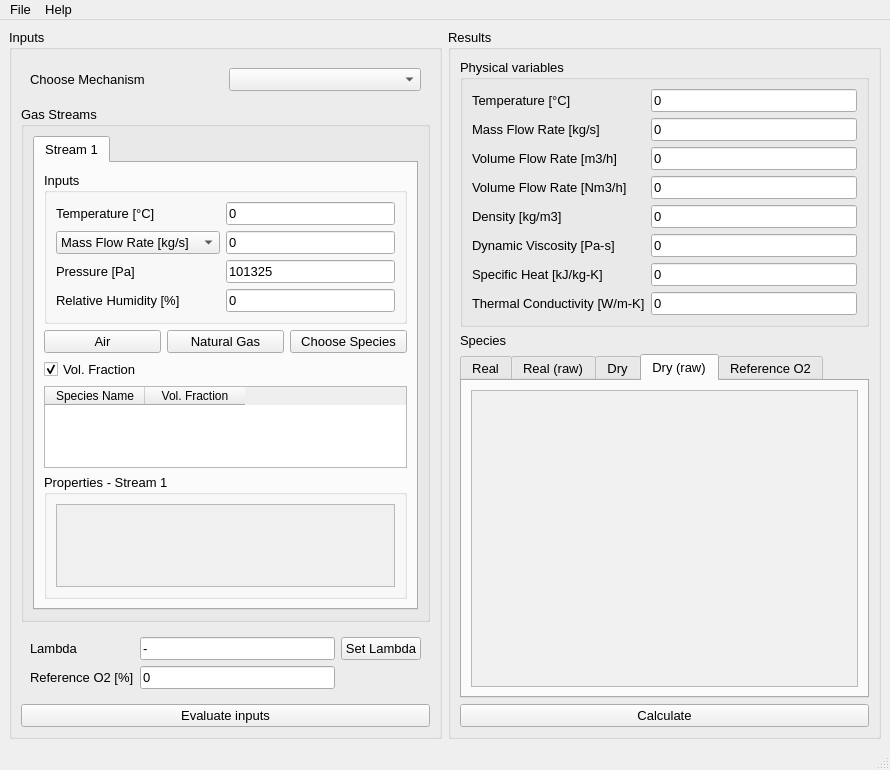
<?xml version="1.0" encoding="UTF-8"?>
<ui version="4.0">
 <class>GasComb</class>
 <widget class="QMainWindow" name="GasComb">
  <property name="geometry">
   <rect>
    <x>0</x>
    <y>0</y>
    <width>890</width>
    <height>770</height>
   </rect>
  </property>
  <property name="font">
   <font>
    <pointsize>10</pointsize>
   </font>
  </property>
  <property name="windowTitle">
   <string>GasComb</string>
  </property>
  <property name="windowIcon">
   <iconset>
    <normaloff>upi_logo.png</normaloff>upi_logo.png</iconset>
  </property>
  <widget class="QWidget" name="centralwidget">
   <layout class="QHBoxLayout" name="horizontalLayout_2">
    <item>
     <widget class="QGroupBox" name="groupBox_2">
      <property name="sizePolicy">
       <sizepolicy hsizetype="Preferred" vsizetype="Preferred">
        <horstretch>0</horstretch>
        <verstretch>0</verstretch>
       </sizepolicy>
      </property>
      <property name="sizeIncrement">
       <size>
        <width>0</width>
        <height>0</height>
       </size>
      </property>
      <property name="title">
       <string>Inputs</string>
      </property>
      <layout class="QVBoxLayout" name="verticalLayout">
       <item>
        <widget class="QFrame" name="frame">
         <property name="sizePolicy">
          <sizepolicy hsizetype="Preferred" vsizetype="Fixed">
           <horstretch>0</horstretch>
           <verstretch>0</verstretch>
          </sizepolicy>
         </property>
         <property name="minimumSize">
          <size>
           <width>0</width>
           <height>0</height>
          </size>
         </property>
         <layout class="QHBoxLayout" name="horizontalLayout">
          <item>
           <widget class="QLabel" name="label">
            <property name="text">
             <string>Choose Mechanism</string>
            </property>
           </widget>
          </item>
          <item>
           <widget class="QComboBox" name="comboBoxMechFile"/>
          </item>
         </layout>
        </widget>
       </item>
       <item>
        <widget class="QGroupBox" name="groupBox_4">
         <property name="title">
          <string>Gas Streams</string>
         </property>
         <layout class="QVBoxLayout" name="verticalLayout_4">
          <item>
           <widget class="QTabWidget" name="tabWidget_2">
            <property name="currentIndex">
             <number>0</number>
            </property>
            <widget class="QWidget" name="tab">
             <attribute name="title">
              <string>Stream 1</string>
             </attribute>
             <layout class="QVBoxLayout" name="verticalLayout_7">
              <item>
               <widget class="QGroupBox" name="groupBox_6">
                <property name="title">
                 <string>Inputs</string>
                </property>
                <layout class="QGridLayout" name="gridLayout">
                 <item row="0" column="2">
                  <widget class="QLineEdit" name="lineEdit_T_in">
                   <property name="text">
                    <string>0</string>
                   </property>
                   <property name="readOnly">
                    <bool>false</bool>
                   </property>
                  </widget>
                 </item>
                 <item row="0" column="0">
                  <widget class="QLabel" name="label_10">
                   <property name="text">
                    <string>Temperature [°C]</string>
                   </property>
                   <property name="buddy">
                    <cstring>lineEdit_T_in</cstring>
                   </property>
                  </widget>
                 </item>
                 <item row="1" column="0">
                  <widget class="QComboBox" name="comboBoxFlow1">
                   <property name="minimumContentsLength">
                    <number>10</number>
                   </property>
                   <item>
                    <property name="text">
                     <string>Mass Flow Rate [kg/s]</string>
                    </property>
                   </item>
                   <item>
                    <property name="text">
                     <string>Vol. Flow Rate [Nm3/h]</string>
                    </property>
                   </item>
                  </widget>
                 </item>
                 <item row="1" column="2">
                  <widget class="QLineEdit" name="lineEdit_Flow_in">
                   <property name="text">
                    <string>0</string>
                   </property>
                   <property name="readOnly">
                    <bool>false</bool>
                   </property>
                  </widget>
                 </item>
                 <item row="2" column="0">
                  <widget class="QLabel" name="label_13">
                   <property name="text">
                    <string>Pressure [Pa]</string>
                   </property>
                   <property name="buddy">
                    <cstring>lineEdit_P_in</cstring>
                   </property>
                  </widget>
                 </item>
                 <item row="2" column="2">
                  <widget class="QLineEdit" name="lineEdit_P_in">
                   <property name="toolTip">
                    <string>&lt;html&gt;&lt;head/&gt;&lt;body&gt;&lt;p&gt;Absolute pressure.&lt;/p&gt;&lt;/body&gt;&lt;/html&gt;</string>
                   </property>
                   <property name="text">
                    <string>101325</string>
                   </property>
                   <property name="readOnly">
                    <bool>false</bool>
                   </property>
                  </widget>
                 </item>
                 <item row="3" column="0">
                  <widget class="QLabel" name="label_14">
                   <property name="text">
                    <string>Relative Humidity [%]</string>
                   </property>
                   <property name="buddy">
                    <cstring>lineEdit_RH_in</cstring>
                   </property>
                  </widget>
                 </item>
                 <item row="3" column="2">
                  <widget class="QLineEdit" name="lineEdit_RH_in">
                   <property name="toolTip">
                    <string>&lt;html&gt;&lt;head/&gt;&lt;body&gt;&lt;p&gt;If more than 0 -&amp;gt; uit will overwrite dry species concentrations and add water vapour concentration.&lt;/p&gt;&lt;/body&gt;&lt;/html&gt;</string>
                   </property>
                   <property name="text">
                    <string>0</string>
                   </property>
                   <property name="readOnly">
                    <bool>false</bool>
                   </property>
                  </widget>
                 </item>
                </layout>
               </widget>
              </item>
              <item>
               <layout class="QHBoxLayout" name="horizontalLayout_3">
                <item>
                 <widget class="QPushButton" name="pushButtonSetAir">
                  <property name="text">
                   <string>Air</string>
                  </property>
                 </widget>
                </item>
                <item>
                 <widget class="QPushButton" name="pushButtonSetNG">
                  <property name="text">
                   <string>Natural Gas</string>
                  </property>
                 </widget>
                </item>
                <item>
                 <widget class="QPushButton" name="pushButtonSpecies">
                  <property name="text">
                   <string>Choose Species</string>
                  </property>
                 </widget>
                </item>
               </layout>
              </item>
              <item>
               <widget class="QCheckBox" name="checkBox_VolFr_in">
                <property name="text">
                 <string>Vol. Fraction</string>
                </property>
                <property name="checked">
                 <bool>true</bool>
                </property>
               </widget>
              </item>
              <item>
               <widget class="QTableWidget" name="tableWidget_In1">
                <column>
                 <property name="text">
                  <string>Species Name</string>
                 </property>
                </column>
                <column>
                 <property name="text">
                  <string>Vol. Fraction</string>
                 </property>
                </column>
               </widget>
              </item>
              <item>
               <widget class="QGroupBox" name="groupBox">
                <property name="title">
                 <string>Properties - Stream 1</string>
                </property>
                <layout class="QVBoxLayout" name="verticalLayout_10">
                 <item>
                  <widget class="QPlainTextEdit" name="plainTextEdit_Stream1_out">
                   <property name="font">
                    <font>
                     <pointsize>9</pointsize>
                    </font>
                   </property>
                   <property name="styleSheet">
                    <string notr="true">background-color: rgb(240, 240, 240);</string>
                   </property>
                   <property name="lineWrapMode">
                    <enum>QPlainTextEdit::NoWrap</enum>
                   </property>
                   <property name="readOnly">
                    <bool>true</bool>
                   </property>
                  </widget>
                 </item>
                </layout>
               </widget>
              </item>
             </layout>
            </widget>
           </widget>
          </item>
         </layout>
        </widget>
       </item>
       <item>
        <widget class="QFrame" name="frame_7">
         <layout class="QGridLayout" name="gridLayout_2">
          <item row="0" column="3">
           <widget class="QPushButton" name="pushButton_Lambda">
            <property name="toolTip">
             <string>&lt;html&gt;&lt;head/&gt;&lt;body&gt;&lt;p&gt;Use only if you want to set air flow rate based on required Air-Fuel equivalence ratio. It adjusts only Stream 1 mass flow which has to be oxidizer.&lt;/p&gt;&lt;p&gt;&lt;span style=&quot; font-style:italic;&quot;&gt;λ&lt;/span&gt; = 1.0 is at stoichiometry, rich mixtures &lt;span style=&quot; font-style:italic;&quot;&gt;λ&lt;/span&gt; &amp;lt; 1.0, and lean mixtures &lt;span style=&quot; font-style:italic;&quot;&gt;λ&lt;/span&gt; &amp;gt; 1.0. &lt;/p&gt;&lt;/body&gt;&lt;/html&gt;</string>
            </property>
            <property name="text">
             <string>Set Lambda</string>
            </property>
           </widget>
          </item>
          <item row="0" column="2">
           <widget class="QLineEdit" name="lineEdit_2">
            <property name="toolTip">
             <string>&lt;html&gt;&lt;head/&gt;&lt;body&gt;&lt;p&gt;Air-Fuel equivalence ratio. &lt;span style=&quot; font-style:italic;&quot;&gt;λ&lt;/span&gt; = 1.0 is at stoichiometry, rich mixtures &lt;span style=&quot; font-style:italic;&quot;&gt;λ&lt;/span&gt; &amp;lt; 1.0, and lean mixtures &lt;span style=&quot; font-style:italic;&quot;&gt;λ&lt;/span&gt; &amp;gt; 1.0. &lt;/p&gt;&lt;/body&gt;&lt;/html&gt;</string>
            </property>
            <property name="text">
             <string>-</string>
            </property>
           </widget>
          </item>
          <item row="0" column="0">
           <widget class="QLabel" name="label_11">
            <property name="text">
             <string>Lambda</string>
            </property>
           </widget>
          </item>
          <item row="1" column="0">
           <widget class="QLabel" name="label_12">
            <property name="text">
             <string>Reference O2 [%]</string>
            </property>
           </widget>
          </item>
          <item row="1" column="2">
           <widget class="QLineEdit" name="lineEdit_3">
            <property name="toolTip">
             <string>&lt;html&gt;&lt;head/&gt;&lt;body&gt;&lt;p&gt;Insert required reference O2 which will be used to compute species concentration in results. Allowed values are &amp;lt;0;1&amp;gt; or &amp;lt;0;100&amp;gt;.&lt;/p&gt;&lt;/body&gt;&lt;/html&gt;</string>
            </property>
            <property name="text">
             <string>0</string>
            </property>
           </widget>
          </item>
         </layout>
        </widget>
       </item>
       <item>
        <widget class="QPushButton" name="pushButtonEval_in">
         <property name="text">
          <string>Evaluate inputs</string>
         </property>
        </widget>
       </item>
      </layout>
     </widget>
    </item>
    <item>
     <widget class="QGroupBox" name="groupBox_3">
      <property name="sizePolicy">
       <sizepolicy hsizetype="Expanding" vsizetype="Preferred">
        <horstretch>0</horstretch>
        <verstretch>0</verstretch>
       </sizepolicy>
      </property>
      <property name="title">
       <string>Results</string>
      </property>
      <layout class="QVBoxLayout" name="verticalLayout_2">
       <item>
        <widget class="QGroupBox" name="groupBox_5">
         <property name="title">
          <string>Physical variables</string>
         </property>
         <layout class="QFormLayout" name="formLayout">
          <item row="0" column="0">
           <widget class="QLabel" name="label_2">
            <property name="text">
             <string>Temperature [°C]</string>
            </property>
           </widget>
          </item>
          <item row="0" column="1">
           <widget class="QLineEdit" name="lineEdit_tepl">
            <property name="text">
             <string>0</string>
            </property>
            <property name="readOnly">
             <bool>true</bool>
            </property>
           </widget>
          </item>
          <item row="1" column="0">
           <widget class="QLabel" name="label_4">
            <property name="text">
             <string>Mass Flow Rate [kg/s]</string>
            </property>
           </widget>
          </item>
          <item row="1" column="1">
           <widget class="QLineEdit" name="lineEdit_mf">
            <property name="text">
             <string>0</string>
            </property>
            <property name="readOnly">
             <bool>true</bool>
            </property>
           </widget>
          </item>
          <item row="2" column="0">
           <widget class="QLabel" name="label_7">
            <property name="text">
             <string>Volume Flow Rate [m3/h]</string>
            </property>
           </widget>
          </item>
          <item row="2" column="1">
           <widget class="QLineEdit" name="lineEdit_Vf">
            <property name="text">
             <string>0</string>
            </property>
            <property name="readOnly">
             <bool>true</bool>
            </property>
            <property name="clearButtonEnabled">
             <bool>false</bool>
            </property>
           </widget>
          </item>
          <item row="3" column="0">
           <widget class="QLabel" name="label_8">
            <property name="text">
             <string>Volume Flow Rate [Nm3/h]</string>
            </property>
           </widget>
          </item>
          <item row="3" column="1">
           <widget class="QLineEdit" name="lineEdit_VfN">
            <property name="toolTip">
             <string>&lt;html&gt;&lt;head/&gt;&lt;body&gt;&lt;p&gt;Volume flow rate at normal conditions: 0 °C, 101 325 Pa.&lt;/p&gt;&lt;/body&gt;&lt;/html&gt;</string>
            </property>
            <property name="text">
             <string>0</string>
            </property>
            <property name="readOnly">
             <bool>true</bool>
            </property>
           </widget>
          </item>
          <item row="4" column="0">
           <widget class="QLabel" name="label_3">
            <property name="text">
             <string>Density [kg/m3]</string>
            </property>
           </widget>
          </item>
          <item row="4" column="1">
           <widget class="QLineEdit" name="lineEdit_density">
            <property name="text">
             <string>0</string>
            </property>
            <property name="readOnly">
             <bool>true</bool>
            </property>
           </widget>
          </item>
          <item row="5" column="0">
           <widget class="QLabel" name="label_5">
            <property name="text">
             <string>Dynamic Viscosity [Pa-s]</string>
            </property>
           </widget>
          </item>
          <item row="5" column="1">
           <widget class="QLineEdit" name="lineEdit_visc">
            <property name="text">
             <string>0</string>
            </property>
            <property name="readOnly">
             <bool>true</bool>
            </property>
           </widget>
          </item>
          <item row="6" column="0">
           <widget class="QLabel" name="label_9">
            <property name="text">
             <string>Specific Heat [kJ/kg-K]</string>
            </property>
           </widget>
          </item>
          <item row="6" column="1">
           <widget class="QLineEdit" name="lineEdit_cp">
            <property name="text">
             <string>0</string>
            </property>
            <property name="readOnly">
             <bool>true</bool>
            </property>
           </widget>
          </item>
          <item row="7" column="0">
           <widget class="QLabel" name="label_15">
            <property name="text">
             <string>Thermal Conductivity [W/m-K]</string>
            </property>
           </widget>
          </item>
          <item row="7" column="1">
           <widget class="QLineEdit" name="lineEdit_conduct">
            <property name="text">
             <string>0</string>
            </property>
            <property name="readOnly">
             <bool>true</bool>
            </property>
           </widget>
          </item>
         </layout>
        </widget>
       </item>
       <item>
        <widget class="QLabel" name="label_6">
         <property name="sizePolicy">
          <sizepolicy hsizetype="Preferred" vsizetype="Fixed">
           <horstretch>0</horstretch>
           <verstretch>0</verstretch>
          </sizepolicy>
         </property>
         <property name="text">
          <string>Species</string>
         </property>
        </widget>
       </item>
       <item>
        <widget class="QTabWidget" name="tabWidget">
         <property name="currentIndex">
          <number>3</number>
         </property>
         <widget class="QWidget" name="tab_real">
          <attribute name="title">
           <string>Real</string>
          </attribute>
          <layout class="QVBoxLayout" name="verticalLayout_3">
           <item>
            <widget class="QTableWidget" name="tableWidget_Real">
             <property name="font">
              <font>
               <pointsize>9</pointsize>
              </font>
             </property>
             <property name="sortingEnabled">
              <bool>true</bool>
             </property>
             <property name="rowCount">
              <number>1</number>
             </property>
             <property name="columnCount">
              <number>3</number>
             </property>
             <attribute name="horizontalHeaderVisible">
              <bool>true</bool>
             </attribute>
             <attribute name="horizontalHeaderCascadingSectionResizes">
              <bool>false</bool>
             </attribute>
             <attribute name="horizontalHeaderDefaultSectionSize">
              <number>100</number>
             </attribute>
             <attribute name="verticalHeaderVisible">
              <bool>false</bool>
             </attribute>
             <attribute name="verticalHeaderDefaultSectionSize">
              <number>40</number>
             </attribute>
             <attribute name="verticalHeaderShowSortIndicator" stdset="0">
              <bool>true</bool>
             </attribute>
             <row>
              <property name="text">
               <string>Nový řádek</string>
              </property>
             </row>
             <column>
              <property name="text">
               <string>Species Name</string>
              </property>
              <property name="font">
               <font>
                <weight>75</weight>
                <bold>true</bold>
               </font>
              </property>
             </column>
             <column>
              <property name="text">
               <string>Vol. Fraction</string>
              </property>
              <property name="font">
               <font>
                <weight>75</weight>
                <bold>true</bold>
               </font>
              </property>
             </column>
             <column>
              <property name="text">
               <string>Mass Fraction</string>
              </property>
              <property name="font">
               <font>
                <weight>75</weight>
                <bold>true</bold>
               </font>
              </property>
             </column>
            </widget>
           </item>
          </layout>
         </widget>
         <widget class="QWidget" name="tab_real_txt">
          <attribute name="title">
           <string>Real (raw)</string>
          </attribute>
          <layout class="QVBoxLayout" name="verticalLayout_8">
           <item>
            <widget class="QPlainTextEdit" name="plainTextEdit_realTxt">
             <property name="font">
              <font>
               <pointsize>10</pointsize>
              </font>
             </property>
             <property name="styleSheet">
              <string notr="true">background-color: rgb(240, 240, 240);</string>
             </property>
             <property name="lineWrapMode">
              <enum>QPlainTextEdit::NoWrap</enum>
             </property>
             <property name="readOnly">
              <bool>true</bool>
             </property>
            </widget>
           </item>
          </layout>
         </widget>
         <widget class="QWidget" name="tab_Dry">
          <attribute name="title">
           <string>Dry</string>
          </attribute>
          <layout class="QVBoxLayout" name="verticalLayout_5">
           <item>
            <widget class="QTableWidget" name="tableWidget_Dry">
             <property name="font">
              <font>
               <pointsize>9</pointsize>
              </font>
             </property>
             <property name="sortingEnabled">
              <bool>true</bool>
             </property>
             <property name="rowCount">
              <number>1</number>
             </property>
             <property name="columnCount">
              <number>3</number>
             </property>
             <attribute name="horizontalHeaderVisible">
              <bool>true</bool>
             </attribute>
             <attribute name="horizontalHeaderCascadingSectionResizes">
              <bool>false</bool>
             </attribute>
             <attribute name="horizontalHeaderDefaultSectionSize">
              <number>100</number>
             </attribute>
             <attribute name="verticalHeaderVisible">
              <bool>false</bool>
             </attribute>
             <attribute name="verticalHeaderDefaultSectionSize">
              <number>40</number>
             </attribute>
             <attribute name="verticalHeaderShowSortIndicator" stdset="0">
              <bool>true</bool>
             </attribute>
             <row>
              <property name="text">
               <string>Nový řádek</string>
              </property>
             </row>
             <column>
              <property name="text">
               <string>Species Name</string>
              </property>
              <property name="font">
               <font>
                <weight>75</weight>
                <bold>true</bold>
               </font>
              </property>
             </column>
             <column>
              <property name="text">
               <string>Vol. Fraction</string>
              </property>
              <property name="font">
               <font>
                <weight>75</weight>
                <bold>true</bold>
               </font>
              </property>
             </column>
             <column>
              <property name="text">
               <string>Mass Fraction</string>
              </property>
              <property name="font">
               <font>
                <weight>75</weight>
                <bold>true</bold>
               </font>
              </property>
             </column>
            </widget>
           </item>
          </layout>
         </widget>
         <widget class="QWidget" name="tab_2">
          <attribute name="title">
           <string>Dry (raw)</string>
          </attribute>
          <layout class="QVBoxLayout" name="verticalLayout_9">
           <item>
            <widget class="QPlainTextEdit" name="plainTextEdit_dryTxt">
             <property name="font">
              <font>
               <pointsize>10</pointsize>
              </font>
             </property>
             <property name="styleSheet">
              <string notr="true">background-color: rgb(240, 240, 240);</string>
             </property>
             <property name="lineWrapMode">
              <enum>QPlainTextEdit::NoWrap</enum>
             </property>
             <property name="readOnly">
              <bool>true</bool>
             </property>
            </widget>
           </item>
          </layout>
         </widget>
         <widget class="QWidget" name="tab_Ref">
          <attribute name="title">
           <string>Reference O2</string>
          </attribute>
          <layout class="QVBoxLayout" name="verticalLayout_6">
           <item>
            <widget class="QTableWidget" name="tableWidget_RefO2">
             <property name="font">
              <font>
               <pointsize>9</pointsize>
              </font>
             </property>
             <property name="sortingEnabled">
              <bool>true</bool>
             </property>
             <property name="rowCount">
              <number>1</number>
             </property>
             <property name="columnCount">
              <number>3</number>
             </property>
             <attribute name="horizontalHeaderVisible">
              <bool>true</bool>
             </attribute>
             <attribute name="horizontalHeaderCascadingSectionResizes">
              <bool>false</bool>
             </attribute>
             <attribute name="horizontalHeaderDefaultSectionSize">
              <number>100</number>
             </attribute>
             <attribute name="verticalHeaderVisible">
              <bool>false</bool>
             </attribute>
             <attribute name="verticalHeaderDefaultSectionSize">
              <number>40</number>
             </attribute>
             <attribute name="verticalHeaderShowSortIndicator" stdset="0">
              <bool>true</bool>
             </attribute>
             <row>
              <property name="text">
               <string>Nový řádek</string>
              </property>
             </row>
             <column>
              <property name="text">
               <string>Species Name</string>
              </property>
              <property name="font">
               <font>
                <weight>75</weight>
                <bold>true</bold>
               </font>
              </property>
             </column>
             <column>
              <property name="text">
               <string>Vol. Fraction</string>
              </property>
              <property name="font">
               <font>
                <weight>75</weight>
                <bold>true</bold>
               </font>
              </property>
             </column>
             <column>
              <property name="text">
               <string>Mass Fraction</string>
              </property>
              <property name="font">
               <font>
                <weight>75</weight>
                <bold>true</bold>
               </font>
              </property>
             </column>
            </widget>
           </item>
          </layout>
         </widget>
        </widget>
       </item>
       <item>
        <widget class="QPushButton" name="pushButtonCalculate">
         <property name="text">
          <string>Calculate</string>
         </property>
        </widget>
       </item>
      </layout>
     </widget>
    </item>
   </layout>
  </widget>
  <widget class="QMenuBar" name="menubar">
   <property name="geometry">
    <rect>
     <x>0</x>
     <y>0</y>
     <width>890</width>
     <height>21</height>
    </rect>
   </property>
   <widget class="QMenu" name="menuFile">
    <property name="title">
     <string>File</string>
    </property>
    <addaction name="actionOpen"/>
    <addaction name="actionSave"/>
    <addaction name="actionSave_as"/>
    <addaction name="actionClose"/>
   </widget>
   <widget class="QMenu" name="menuHelp">
    <property name="title">
     <string>Help</string>
    </property>
    <addaction name="actionAbout"/>
   </widget>
   <addaction name="menuFile"/>
   <addaction name="menuHelp"/>
  </widget>
  <widget class="QStatusBar" name="statusbar"/>
  <action name="actionOpen">
   <property name="text">
    <string>Open ...</string>
   </property>
  </action>
  <action name="actionSave">
   <property name="text">
    <string>Save</string>
   </property>
  </action>
  <action name="actionSave_as">
   <property name="text">
    <string>Save as ...</string>
   </property>
  </action>
  <action name="actionClose">
   <property name="text">
    <string>Close</string>
   </property>
  </action>
  <action name="actionAbout">
   <property name="text">
    <string>About</string>
   </property>
  </action>
 </widget>
 <tabstops>
  <tabstop>lineEdit_T_in</tabstop>
  <tabstop>lineEdit_Flow_in</tabstop>
  <tabstop>lineEdit_P_in</tabstop>
  <tabstop>lineEdit_RH_in</tabstop>
  <tabstop>checkBox_VolFr_in</tabstop>
  <tabstop>tableWidget_In1</tabstop>
  <tabstop>plainTextEdit_Stream1_out</tabstop>
  <tabstop>lineEdit_2</tabstop>
  <tabstop>pushButton_Lambda</tabstop>
  <tabstop>lineEdit_3</tabstop>
  <tabstop>pushButtonEval_in</tabstop>
  <tabstop>lineEdit_tepl</tabstop>
  <tabstop>lineEdit_mf</tabstop>
  <tabstop>lineEdit_Vf</tabstop>
  <tabstop>lineEdit_VfN</tabstop>
  <tabstop>lineEdit_density</tabstop>
  <tabstop>lineEdit_visc</tabstop>
  <tabstop>lineEdit_cp</tabstop>
  <tabstop>tabWidget</tabstop>
  <tabstop>tableWidget_Real</tabstop>
  <tabstop>pushButtonCalculate</tabstop>
  <tabstop>comboBoxFlow1</tabstop>
  <tabstop>tableWidget_Dry</tabstop>
  <tabstop>tableWidget_RefO2</tabstop>
 </tabstops>
 <resources/>
 <connections>
  <connection>
   <sender>pushButtonCalculate</sender>
   <signal>clicked()</signal>
   <receiver>GasComb</receiver>
   <slot>calculateButtonClicked()</slot>
   <hints>
    <hint type="sourcelabel">
     <x>701</x>
     <y>730</y>
    </hint>
    <hint type="destinationlabel">
     <x>444</x>
     <y>306</y>
    </hint>
   </hints>
  </connection>
  <connection>
   <sender>pushButton_Lambda</sender>
   <signal>clicked()</signal>
   <receiver>GasComb</receiver>
   <slot>lambdaButtonClicked()</slot>
   <hints>
    <hint type="sourcelabel">
     <x>440</x>
     <y>657</y>
    </hint>
    <hint type="destinationlabel">
     <x>444</x>
     <y>306</y>
    </hint>
   </hints>
  </connection>
  <connection>
   <sender>pushButtonEval_in</sender>
   <signal>clicked()</signal>
   <receiver>GasComb</receiver>
   <slot>evalInButtonClicked()</slot>
   <hints>
    <hint type="sourcelabel">
     <x>244</x>
     <y>730</y>
    </hint>
    <hint type="destinationlabel">
     <x>444</x>
     <y>375</y>
    </hint>
   </hints>
  </connection>
  <connection>
   <sender>actionClose</sender>
   <signal>triggered()</signal>
   <receiver>GasComb</receiver>
   <slot>close()</slot>
   <hints>
    <hint type="sourcelabel">
     <x>-1</x>
     <y>-1</y>
    </hint>
    <hint type="destinationlabel">
     <x>444</x>
     <y>375</y>
    </hint>
   </hints>
  </connection>
  <connection>
   <sender>pushButtonSpecies</sender>
   <signal>clicked()</signal>
   <receiver>GasComb</receiver>
   <slot>speciesButtonClicked()</slot>
   <hints>
    <hint type="sourcelabel">
     <x>255</x>
     <y>365</y>
    </hint>
    <hint type="destinationlabel">
     <x>444</x>
     <y>306</y>
    </hint>
   </hints>
  </connection>
  <connection>
   <sender>pushButtonSetNG</sender>
   <signal>clicked()</signal>
   <receiver>GasComb</receiver>
   <slot>NGButtonClicked()</slot>
   <hints>
    <hint type="sourcelabel">
     <x>233</x>
     <y>351</y>
    </hint>
    <hint type="destinationlabel">
     <x>444</x>
     <y>384</y>
    </hint>
   </hints>
  </connection>
  <connection>
   <sender>pushButtonSetAir</sender>
   <signal>clicked()</signal>
   <receiver>GasComb</receiver>
   <slot>airButtonClicked()</slot>
   <hints>
    <hint type="sourcelabel">
     <x>102</x>
     <y>351</y>
    </hint>
    <hint type="destinationlabel">
     <x>444</x>
     <y>384</y>
    </hint>
   </hints>
  </connection>
 </connections>
 <slots>
  <slot>speciesButtonClicked()</slot>
  <slot>calculateButtonClicked()</slot>
  <slot>lambdaButtonClicked()</slot>
  <slot>comboFlow1Changed()</slot>
  <slot>evalInButtonClicked()</slot>
  <slot>chooseMechFileClicked()</slot>
  <slot>airButtonClicked()</slot>
  <slot>NGButtonClicked()</slot>
 </slots>
</ui>
